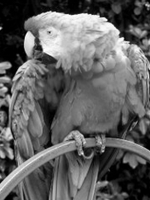
#> input picture lab6/parrot.png, 150 x 200 px
$ python zad2.py
#> lines starting #> are read from the running program, lines starting #| are printed output that depends on the picture
import cv2
import numpy as np

# Load the image
image = cv2.imread('parrot.png')
#> image is the input picture: shape (200, 150, 3); min 0, max 255, mean 97

weights2 = [0.114, 0.587, 0.299]

# Split the image into its RGB channels
B, G, R = cv2.split(image)

weights = [(R + G + B)/3]
weighted_channels2 = [
    np.multiply(R, weights2[0]),
    np.multiply(G, weights2[1]),
    np.multiply(B, weights2[2])
]

# Sum up the weighted channels to get the grayscale image
gray_image1 = sum(weights)
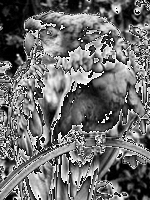
#> gray_image1: shape (200, 150) float64; min 0, max 85, mean 36.7; drawn with min black and max white
gray_image2 = sum(weighted_channels2)

# Convert to uint8 (8-bit) data type
gray_image1 = np.uint8(gray_image1)
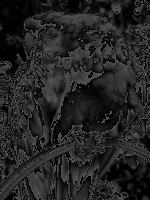
#> gray_image1: shape (200, 150); min 0, max 85, mean 36.4
gray_image2 = np.uint8(gray_image2)

# Save the grayscale image to a file
cv2.imwrite('wrong_wages.jpg', gray_image1)
cv2.imwrite('improved_wages.jpg', gray_image2)

print("Grayscale image saved successfully.")
